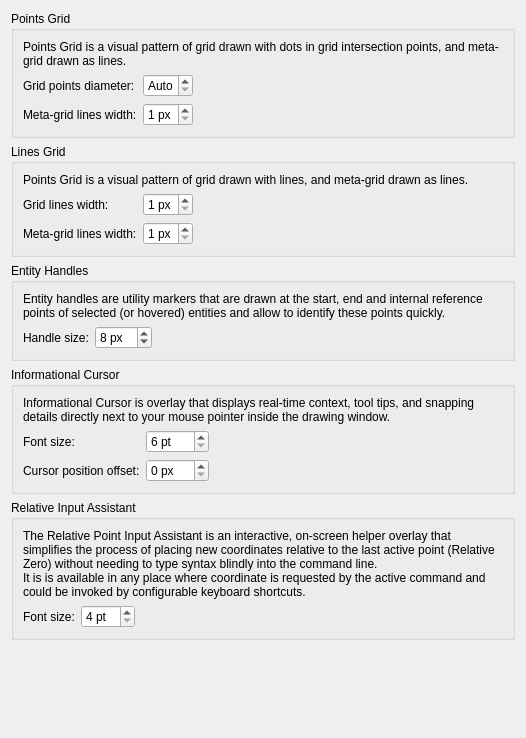
<?xml version="1.0" encoding="UTF-8"?>
<ui version="4.0">
 <class>LC_SettingsPageDraftingMetricsOverlays</class>
 <widget class="QWidget" name="LC_SettingsPageDraftingMetricsOverlays">
  <property name="geometry">
   <rect>
    <x>0</x>
    <y>0</y>
    <width>526</width>
    <height>738</height>
   </rect>
  </property>
  <layout class="QGridLayout" name="gridLayout_6">
   <item row="1" column="0">
    <widget class="QGroupBox" name="groupBox_3">
     <property name="title">
      <string>Points Grid</string>
     </property>
     <layout class="QGridLayout" name="gridLayout_5">
      <item row="1" column="0">
       <widget class="QLabel" name="lblGridPointsPointSize">
        <property name="text">
         <string>Grid points diameter:</string>
        </property>
       </widget>
      </item>
      <item row="1" column="1">
       <widget class="QSpinBox" name="sbGridPointsPointSize">
        <property name="toolTip">
         <string>Point Size

Size of individual point of the grid, in pixels.
If &quot;Auto&quot; is selected - the size will be 1 logical pixel (adjusted for hiDPI)
</string>
        </property>
        <property name="specialValueText">
         <string>Auto</string>
        </property>
        <property name="suffix">
         <string> px</string>
        </property>
        <property name="minimum">
         <number>0</number>
        </property>
        <property name="maximum">
         <number>5</number>
        </property>
       </widget>
      </item>
      <item row="1" column="2">
       <spacer name="horizontalSpacer_5">
        <property name="orientation">
         <enum>Qt::Orientation::Horizontal</enum>
        </property>
        <property name="sizeHint" stdset="0">
         <size>
          <width>0</width>
          <height>0</height>
         </size>
        </property>
       </spacer>
      </item>
      <item row="2" column="1">
       <widget class="QSpinBox" name="sbMetaGridPointsLineWidth">
        <property name="toolTip">
         <string>Meta-Grid Line Type

Thickness of major meta-grid lines in screen pixels.</string>
        </property>
        <property name="suffix">
         <string> px</string>
        </property>
        <property name="minimum">
         <number>1</number>
        </property>
        <property name="maximum">
         <number>4</number>
        </property>
        <property name="value">
         <number>1</number>
        </property>
       </widget>
      </item>
      <item row="2" column="0">
       <widget class="QLabel" name="lblMetaGridPointsWidth">
        <property name="text">
         <string>Meta-grid lines width:</string>
        </property>
       </widget>
      </item>
      <item row="0" column="0" colspan="3">
       <widget class="QLabel" name="label_2">
        <property name="text">
         <string>Points Grid is a visual pattern of grid drawn with dots in grid intersection points, and meta-grid drawn as lines. </string>
        </property>
        <property name="wordWrap">
         <bool>true</bool>
        </property>
       </widget>
      </item>
     </layout>
    </widget>
   </item>
   <item row="7" column="0">
    <spacer name="spacer">
     <property name="orientation">
      <enum>Qt::Orientation::Vertical</enum>
     </property>
     <property name="sizeHint" stdset="0">
      <size>
       <width>0</width>
       <height>0</height>
      </size>
     </property>
    </spacer>
   </item>
   <item row="6" column="0">
    <widget class="QGroupBox" name="groupBox">
     <property name="title">
      <string>Relative Input Assistant</string>
     </property>
     <layout class="QGridLayout" name="gridLayout_3">
      <item row="1" column="1">
       <widget class="QSpinBox" name="sbAssistantFontSize">
        <property name="toolTip">
         <string>Relative Input Assistant Font Size 

Font size used by the Relative Point Input Assistant
overlay, in points. </string>
        </property>
        <property name="suffix">
         <string> pt</string>
        </property>
        <property name="minimum">
         <number>4</number>
        </property>
        <property name="maximum">
         <number>48</number>
        </property>
       </widget>
      </item>
      <item row="1" column="0">
       <widget class="QLabel" name="lblAssistantFontSize">
        <property name="text">
         <string>Font size:</string>
        </property>
       </widget>
      </item>
      <item row="1" column="2">
       <spacer name="horizontalSpacer_3">
        <property name="orientation">
         <enum>Qt::Orientation::Horizontal</enum>
        </property>
        <property name="sizeHint" stdset="0">
         <size>
          <width>0</width>
          <height>0</height>
         </size>
        </property>
       </spacer>
      </item>
      <item row="0" column="0" colspan="3">
       <widget class="QLabel" name="label_5">
        <property name="text">
         <string>The Relative Point Input Assistant is an interactive, on-screen helper overlay that simplifies the process of placing new coordinates relative to the last active point (Relative Zero) without needing to type syntax blindly into the command line.&lt;br&gt;It is is available in any place where coordinate is requested by the active command and could be invoked by configurable keyboard shortcuts.</string>
        </property>
        <property name="wordWrap">
         <bool>true</bool>
        </property>
       </widget>
      </item>
     </layout>
    </widget>
   </item>
   <item row="5" column="0">
    <widget class="QGroupBox" name="gbCursorOverlay">
     <property name="title">
      <string>Informational Cursor</string>
     </property>
     <layout class="QGridLayout" name="gridLayout_2">
      <item row="2" column="2">
       <spacer name="horizontalSpacer_2">
        <property name="orientation">
         <enum>Qt::Orientation::Horizontal</enum>
        </property>
        <property name="sizeHint" stdset="0">
         <size>
          <width>0</width>
          <height>0</height>
         </size>
        </property>
       </spacer>
      </item>
      <item row="2" column="0">
       <widget class="QLabel" name="lblOffsetFromCursor">
        <property name="text">
         <string>Cursor position offset:</string>
        </property>
       </widget>
      </item>
      <item row="1" column="1">
       <widget class="QSpinBox" name="sbInfoOverlayFontSize">
        <property name="toolTip">
         <string>Informational Cursor Font Size

Font size of coordinate and additional information displayed
as part of the mouse cursor around snap point (in points).</string>
        </property>
        <property name="suffix">
         <string> pt</string>
        </property>
        <property name="minimum">
         <number>6</number>
        </property>
        <property name="maximum">
         <number>36</number>
        </property>
       </widget>
      </item>
      <item row="2" column="1">
       <widget class="QSpinBox" name="sbOffsetFromCursor">
        <property name="toolTip">
         <string>Labels Offset

Distance in screen pixels (offset) between 
the crosshair center and areas text labels.</string>
        </property>
        <property name="suffix">
         <string> px</string>
        </property>
        <property name="minimum">
         <number>0</number>
        </property>
        <property name="maximum">
         <number>150</number>
        </property>
       </widget>
      </item>
      <item row="1" column="0">
       <widget class="QLabel" name="lblInfoOverlayFontSize">
        <property name="text">
         <string>Font size:</string>
        </property>
       </widget>
      </item>
      <item row="0" column="0" colspan="3">
       <widget class="QLabel" name="label_4">
        <property name="text">
         <string>Informational Cursor is overlay that displays real-time context, tool tips, and snapping details directly next to your mouse pointer inside the drawing window.</string>
        </property>
        <property name="wordWrap">
         <bool>true</bool>
        </property>
       </widget>
      </item>
     </layout>
    </widget>
   </item>
   <item row="2" column="0">
    <widget class="QGroupBox" name="gbScreenLines">
     <property name="title">
      <string>Lines Grid </string>
     </property>
     <layout class="QGridLayout" name="gridLayout">
      <item row="2" column="0">
       <widget class="QLabel" name="lblMetaGridLinesWidth">
        <property name="text">
         <string>Meta-grid lines width:</string>
        </property>
       </widget>
      </item>
      <item row="1" column="0">
       <widget class="QLabel" name="lblGridLinesLineWidth">
        <property name="text">
         <string>Grid lines width:</string>
        </property>
       </widget>
      </item>
      <item row="2" column="1">
       <widget class="QSpinBox" name="sbMetaGridLinesLineWidth">
        <property name="toolTip">
         <string>Meta-Grid Line Type

Thickness of major meta-grid lines in screen pixels.</string>
        </property>
        <property name="suffix">
         <string> px</string>
        </property>
        <property name="minimum">
         <number>1</number>
        </property>
        <property name="maximum">
         <number>6</number>
        </property>
       </widget>
      </item>
      <item row="1" column="1">
       <widget class="QSpinBox" name="sbGridLinesLineWidth">
        <property name="toolTip">
         <string>Grid Line Width

Thickness of primary grid lines in screen pixels.</string>
        </property>
        <property name="suffix">
         <string> px</string>
        </property>
        <property name="minimum">
         <number>1</number>
        </property>
        <property name="maximum">
         <number>6</number>
        </property>
       </widget>
      </item>
      <item row="2" column="2">
       <spacer name="horizontalSpacer">
        <property name="orientation">
         <enum>Qt::Orientation::Horizontal</enum>
        </property>
        <property name="sizeHint" stdset="0">
         <size>
          <width>0</width>
          <height>0</height>
         </size>
        </property>
       </spacer>
      </item>
      <item row="0" column="0" colspan="3">
       <widget class="QLabel" name="label">
        <property name="text">
         <string>Points Grid is a visual pattern of grid drawn with lines, and meta-grid drawn as lines. </string>
        </property>
        <property name="wordWrap">
         <bool>true</bool>
        </property>
       </widget>
      </item>
     </layout>
    </widget>
   </item>
   <item row="3" column="0">
    <widget class="QGroupBox" name="gbHandles">
     <property name="title">
      <string>Entity Handles</string>
     </property>
     <layout class="QGridLayout" name="gridLayout">
      <item row="1" column="1">
       <widget class="QSpinBox" name="sbHandleSize">
        <property name="toolTip">
         <string>Entity Handle Size

                                  Size of entities interactive selection handle
                                  (square that is highlights entities reference points)
                                  in screen pixels.

                              </string>
        </property>
        <property name="suffix">
         <string> px</string>
        </property>
        <property name="minimum">
         <number>2</number>
        </property>
        <property name="maximum">
         <number>28</number>
        </property>
        <property name="value">
         <number>8</number>
        </property>
       </widget>
      </item>
      <item row="1" column="2">
       <spacer name="horizontalSpacer">
        <property name="orientation">
         <enum>Qt::Orientation::Horizontal</enum>
        </property>
        <property name="sizeHint" stdset="0">
         <size>
          <width>0</width>
          <height>0</height>
         </size>
        </property>
       </spacer>
      </item>
      <item row="1" column="0">
       <widget class="QLabel" name="lblHandleSize">
        <property name="text">
         <string>Handle size:</string>
        </property>
       </widget>
      </item>
      <item row="0" column="0" colspan="3">
       <widget class="QLabel" name="label">
        <property name="text">
         <string>Entity handles are utility markers that are drawn at the start, end and internal reference points of selected (or hovered) entities and allow to identify these points quickly.</string>
        </property>
        <property name="wordWrap">
         <bool>true</bool>
        </property>
       </widget>
      </item>
     </layout>
    </widget>
   </item>
  </layout>
 </widget>
 <resources/>
 <connections/>
</ui>
